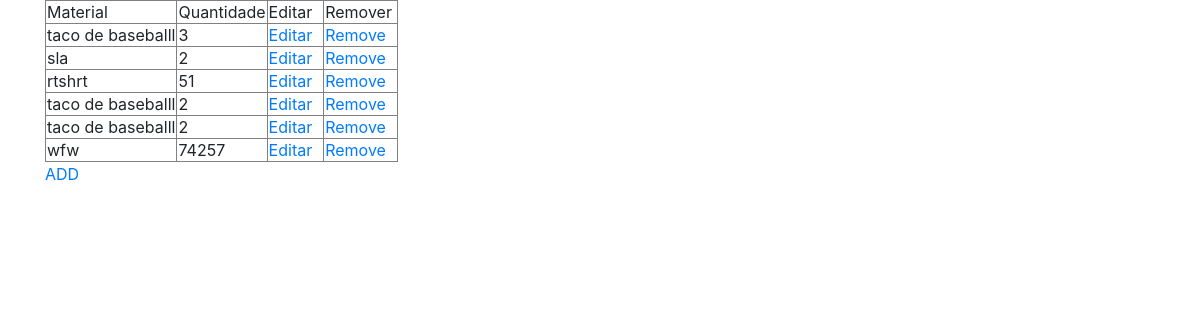
Page /lista-materiais.php on the committed database.
### tables this page shows
CREATE TABLE `tb_material` (
  `id_material` int(11) NOT NULL,
  `nome_material` varchar(150) NOT NULL,
  `qtd_material` int(15) NOT NULL
);

### lista-materiais.php (the view, shortened to what this page needs)
<?php
include 'cabecalho.php';
?>
<table border="1">
  <tr>
    <td>Material</td>
    <td>Quantidade</td>
    <td>Editar</td>
    <td>Remover</td>
  </tr>
<?php
$sql = mysql_query("select * from tb_material") or die("errouuu");
if (mysql_num_rows($sql) > 0 )
{
 	while($material = mysql_fetch_array($sql))
        {
		$nome_material = $material['nome_material'];
		$qtd_material  = $material['qtd_material'];
		echo "<tr>
    		   <td>$nome_material</td>
   			   <td>$qtd_material</td>
   			   <td><a href='#'>Editar</td>
   			   <td><a href='#'>Remove</td>";
}
}
?>
</table>
<a href="add-material.php">ADD</a>
<?php
	include 'rodape.php';
?>

### cabecalho.php (shortened to what this page needs)
<html lang="pt-br">
  <head>
    <link rel="stylesheet" href="pacote/node_modules/bootstrap/compiler/bootstrap.css">
    <link rel="stylesheet" href="style.css">
  </head>
  <body>
    <div class="container">
      <div class="principal">

### rodape.php (shortened to what this page needs)
  </div>
    </div>
  </body>
</html>

### style.css (style rules this page uses)
a { margin-right: 10px; }

### rows in the picture
tb_material: nome_material "taco de baseballl", qtd_material "3"
tb_material: nome_material "sla", qtd_material "2"
tb_material: nome_material "rtshrt", qtd_material "51"
tb_material: nome_material "taco de baseballl", qtd_material "2"
tb_material: nome_material "taco de baseballl", qtd_material "2"
tb_material: nome_material "wfw", qtd_material "74257"
